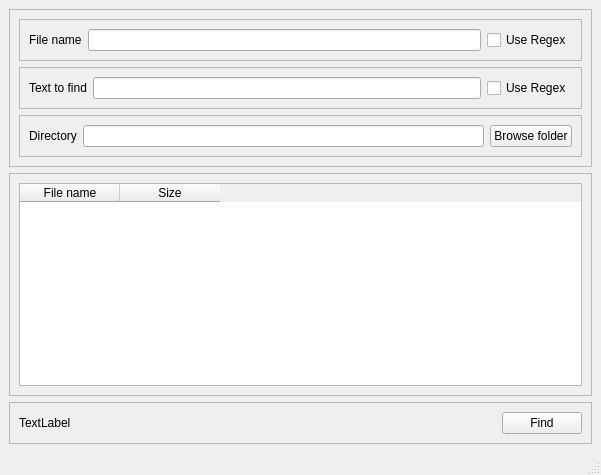
<?xml version="1.0" encoding="UTF-8"?>
<ui version="4.0">
 <class>MainWindow</class>
 <widget class="QMainWindow" name="MainWindow">
  <property name="geometry">
   <rect>
    <x>0</x>
    <y>0</y>
    <width>601</width>
    <height>475</height>
   </rect>
  </property>
  <property name="windowTitle">
   <string>Find File</string>
  </property>
  <widget class="QWidget" name="centralwidget">
   <layout class="QVBoxLayout" name="verticalLayout">
    <item>
     <widget class="QFrame" name="frame">
      <property name="frameShape">
       <enum>QFrame::StyledPanel</enum>
      </property>
      <property name="frameShadow">
       <enum>QFrame::Raised</enum>
      </property>
      <layout class="QVBoxLayout" name="verticalLayout_2">
       <item>
        <widget class="QFrame" name="frame_3">
         <property name="frameShape">
          <enum>QFrame::StyledPanel</enum>
         </property>
         <property name="frameShadow">
          <enum>QFrame::Raised</enum>
         </property>
         <layout class="QHBoxLayout" name="horizontalLayout_3">
          <item>
           <widget class="QLabel" name="label">
            <property name="text">
             <string>File name</string>
            </property>
           </widget>
          </item>
          <item>
           <widget class="QLineEdit" name="txtFileName"/>
          </item>
          <item>
           <widget class="QCheckBox" name="chkFileNameReg">
            <property name="text">
             <string>Use Regex</string>
            </property>
           </widget>
          </item>
         </layout>
        </widget>
       </item>
       <item>
        <widget class="QFrame" name="frame_4">
         <property name="frameShape">
          <enum>QFrame::StyledPanel</enum>
         </property>
         <property name="frameShadow">
          <enum>QFrame::Raised</enum>
         </property>
         <layout class="QHBoxLayout" name="horizontalLayout_2">
          <item>
           <widget class="QLabel" name="label_2">
            <property name="text">
             <string>Text to find</string>
            </property>
           </widget>
          </item>
          <item>
           <widget class="QLineEdit" name="txtTextToFind"/>
          </item>
          <item>
           <widget class="QCheckBox" name="chkTextToFindReg">
            <property name="text">
             <string>Use Regex</string>
            </property>
           </widget>
          </item>
         </layout>
        </widget>
       </item>
       <item>
        <widget class="QFrame" name="frame_5">
         <property name="frameShape">
          <enum>QFrame::StyledPanel</enum>
         </property>
         <property name="frameShadow">
          <enum>QFrame::Raised</enum>
         </property>
         <layout class="QHBoxLayout" name="horizontalLayout">
          <item>
           <widget class="QLabel" name="label_3">
            <property name="text">
             <string>Directory</string>
            </property>
           </widget>
          </item>
          <item>
           <widget class="QLineEdit" name="txtDirectory"/>
          </item>
          <item>
           <widget class="QPushButton" name="btnBrowse">
            <property name="text">
             <string>Browse folder</string>
            </property>
           </widget>
          </item>
         </layout>
        </widget>
       </item>
      </layout>
     </widget>
    </item>
    <item>
     <widget class="QFrame" name="frame_2">
      <property name="frameShape">
       <enum>QFrame::StyledPanel</enum>
      </property>
      <property name="frameShadow">
       <enum>QFrame::Raised</enum>
      </property>
      <layout class="QHBoxLayout" name="horizontalLayout_4">
       <item>
        <widget class="QTableWidget" name="tblFiles">
         <property name="enabled">
          <bool>true</bool>
         </property>
         <column>
          <property name="text">
           <string>File name</string>
          </property>
         </column>
         <column>
          <property name="text">
           <string>Size</string>
          </property>
         </column>
        </widget>
       </item>
      </layout>
     </widget>
    </item>
    <item>
     <widget class="QFrame" name="frame_6">
      <property name="frameShape">
       <enum>QFrame::StyledPanel</enum>
      </property>
      <property name="frameShadow">
       <enum>QFrame::Raised</enum>
      </property>
      <layout class="QHBoxLayout" name="horizontalLayout_5">
       <item>
        <widget class="QLabel" name="label_4">
         <property name="text">
          <string>TextLabel</string>
         </property>
        </widget>
       </item>
       <item>
        <spacer name="horizontalSpacer">
         <property name="orientation">
          <enum>Qt::Horizontal</enum>
         </property>
         <property name="sizeHint" stdset="0">
          <size>
           <width>426</width>
           <height>20</height>
          </size>
         </property>
        </spacer>
       </item>
       <item>
        <widget class="QPushButton" name="btnFindFile">
         <property name="text">
          <string>Find</string>
         </property>
        </widget>
       </item>
      </layout>
     </widget>
    </item>
   </layout>
  </widget>
  <widget class="QMenuBar" name="menubar">
   <property name="geometry">
    <rect>
     <x>0</x>
     <y>0</y>
     <width>601</width>
     <height>21</height>
    </rect>
   </property>
  </widget>
  <widget class="QStatusBar" name="statusbar"/>
 </widget>
 <resources/>
 <connections/>
</ui>
